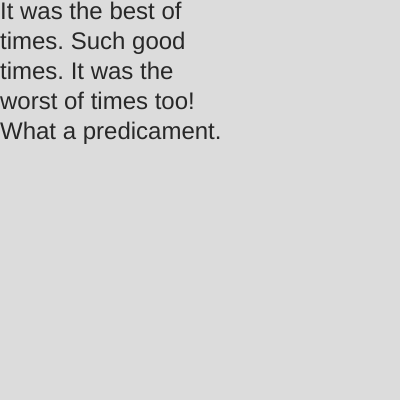
Frame 1 (no input)
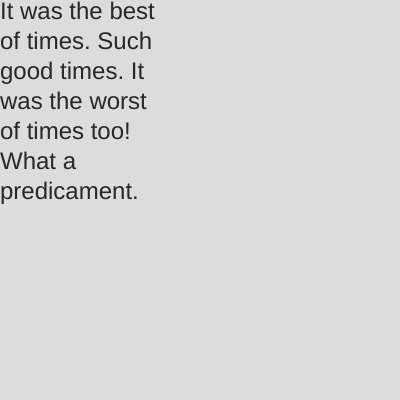
Frame 60 (no input)
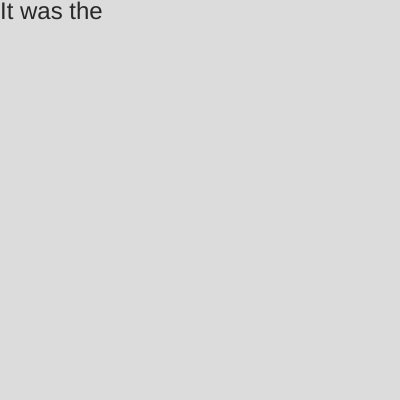
Frame 120 (the mouse pressed at the canvas centre since frame 60)

The p5.js sketch that drew these frames (run headless with seeded random() and noise() and a simulated clock; from frame 60 on, the mouse is pressed at the canvas centre):

// p5.js sketch
// ── sketch.js

function setup() {
  createCanvas(400, 400);
}

function draw() {
  background(220);
  textSize(24);
  fill(40, 40, 40);
  noStroke();
  textSize(24);
  textAlign(LEFT, TOP);
  text("It was the best of times. Such good times. It was the worst of times too! What a predicament.",
       0, 0, map(sin(frameCount*0.1), -1, 1, 40, width),
       map(cos(frameCount*0.08), -1, 1, 40, width)
      );
/*  noFill();
  stroke(0);
  rect(0, 0, 150, 150); */
}
